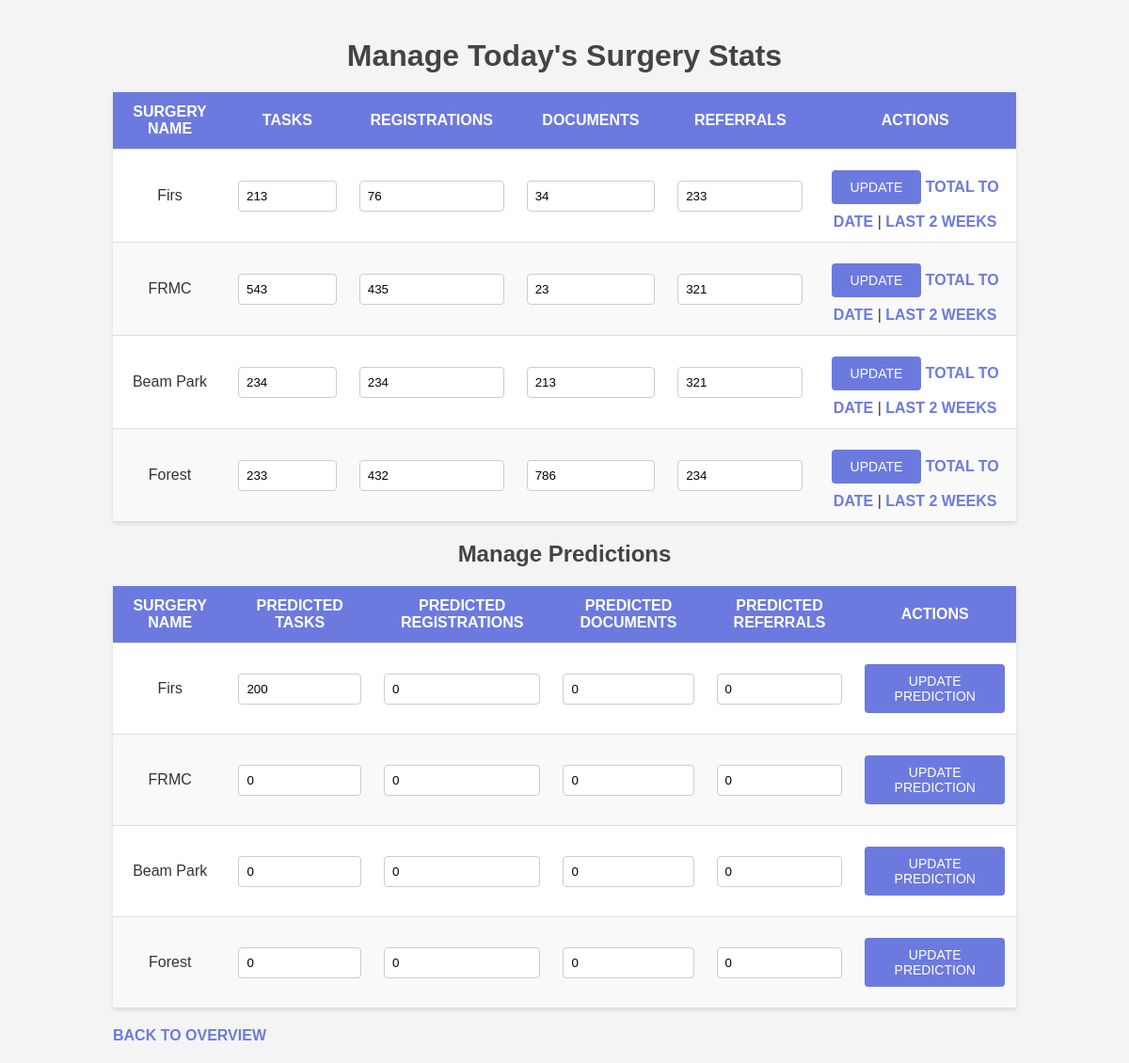
/manage, run on the app's committed database.
### tables this page shows
CREATE TABLE Surgeries (
    SurgeryID INTEGER PRIMARY KEY AUTOINCREMENT,
    SurgeryName TEXT NOT NULL
);

CREATE TABLE SurgeryStats (
    StatID INTEGER PRIMARY KEY AUTOINCREMENT,
    SurgeryID INTEGER,
    Date DATE DEFAULT CURRENT_DATE,
    Tasks INTEGER DEFAULT 0,
    Registrations INTEGER DEFAULT 0,
    Documents INTEGER DEFAULT 0,
    Referrals INTEGER DEFAULT 0,
    FOREIGN KEY (SurgeryID) REFERENCES Surgeries(SurgeryID)
);

CREATE TABLE SurgeryPredictions (
    PredictionID INTEGER PRIMARY KEY AUTOINCREMENT,
    SurgeryID INTEGER,
    Date DATE DEFAULT CURRENT_DATE,
    PredictedTasks INTEGER DEFAULT 0,
    PredictedRegistrations INTEGER DEFAULT 0,
    PredictedDocuments INTEGER DEFAULT 0,
    PredictedReferrals INTEGER DEFAULT 0,
    FOREIGN KEY (SurgeryID) REFERENCES Surgeries(SurgeryID)
);

### app.py (the view, shortened to what this page needs)
@app.route('/manage')
def manage():
    conn = get_db_connection()
    surgeries = conn.execute('SELECT * FROM Surgeries').fetchall()
    today = datetime.now().strftime('%Y-%m-%d')
    yesterday = (datetime.now() - timedelta(1)).strftime('%Y-%m-%d')
    stats = {}
    for surgery in surgeries:
        surgery_id = surgery['SurgeryID']
        today_stat = conn.execute('''
            SELECT *
            FROM SurgeryStats
            WHERE SurgeryID = ? AND Date = ?
        ''', (surgery_id, today)).fetchone()
        yesterday_stat = conn.execute('''
            SELECT *
            FROM SurgeryStats
            WHERE SurgeryID = ? AND Date = ?
        ''', (surgery_id, yesterday)).fetchone()
        prediction = conn.execute('''
            SELECT *
            FROM SurgeryPredictions
            WHERE SurgeryID = ? AND Date = ?
        ''', (surgery_id, today)).fetchone()
        stats[surgery_id] = {
            'today': today_stat,
            'yesterday': yesterday_stat,
            'prediction': prediction
        }
    conn.close()
    return render_template('manage.html', surgeries=surgeries, stats=stats, today=today, yesterday=yesterday)

### app.py (called while the page is built)
def get_db_connection():
    conn = sqlite3.connect('surgery_stats.db')
    conn.row_factory = sqlite3.Row
    return conn

### templates/manage.html (shortened to what this page needs)
<!DOCTYPE html>
<html lang="en">
<head>
    <link rel="stylesheet" href="{{ url_for('static', filename='styles.css') }}">
</head>
<body>
    <div class="container">
        <h1>Manage Today's Surgery Stats</h1>
        <table>
            <thead>
                <tr>
                    <th>Surgery Name</th>
                    <th>Tasks</th>
                    <th>Registrations</th>
                    <th>Documents</th>
                    <th>Referrals</th>
                    <th>Actions</th>
                </tr>
            </thead>
            <tbody>
                {% for surgery in surgeries %}
                <tr>
                    <td>{{ surgery.SurgeryName }}</td>
                    <td>
                        <form action="{{ url_for('update') }}" method="POST">
                            <input type="number" name="tasks" value="{{ stats[surgery.SurgeryID]['today']['Tasks'] }}" required>
                    </td>
                    <td>
                        <input type="number" name="registrations" value="{{ stats[surgery.SurgeryID]['today']['Registrations'] }}" required>
                    </td>
                    <td>
                        <input type="number" name="documents" value="{{ stats[surgery.SurgeryID]['today']['Documents'] }}" required>
                    </td>
                    <td>
                        <input type="number" name="referrals" value="{{ stats[surgery.SurgeryID]['today']['Referrals'] }}" required>
                    </td>
                    <td>
                        <button type="submit">Update</button>
                        <a href="{{ url_for('total', surgery_id=surgery.SurgeryID) }}">Total to Date</a> |
                        <a href="{{ url_for('period', surgery_id=surgery.SurgeryID) }}">Last 2 Weeks</a>
                    </td>
                </tr>
                {% endfor %}
            </tbody>
        </table>
        <h2>Manage Predictions</h2>
        <table>
            <thead>
                <tr>
                    <th>Surgery Name</th>
                    <th>Predicted Tasks</th>
                    <th>Predicted Registrations</th>
                    <th>Predicted Documents</th>
                    <th>Predicted Referrals</th>
                    <th>Actions</th>
                </tr>
            </thead>
            <tbody>
                {% for surgery in surgeries %}
                <tr>
                    <td>{{ surgery.SurgeryName }}</td>
                    <td>
                        <form action="{{ url_for('update_prediction') }}" method="POST">
                            <input type="number" name="predicted_tasks" value="{{ stats[surgery.SurgeryID]['prediction']['PredictedTasks'] }}" required>
                    </td>
                    <td>
                        <input type="number" name="predicted_registrations" value="{{ stats[surgery.SurgeryID]['prediction']['PredictedRegistrations'] }}" required>
                    </td>
                    <td>
                        <input type="number" name="predicted_documents" value="{{ stats[surgery.SurgeryID]['prediction']['PredictedDocuments'] }}" required>
                    </td>
                    <td>
                        <input type="number" name="predicted_referrals" value="{{ stats[surgery.SurgeryID]['prediction']['PredictedReferrals'] }}" required>
                    </td>
                    <td>
                        <button type="submit">Update Prediction</button>
                    </td>
                </tr>
                {% endfor %}
            </tbody>
        </table>
        <a href="{{ url_for('index') }}">Back to Overview</a>
    </div>
</body>
</html>

### static/styles.css (style rules this page uses)
body { font-family: Arial, sans-serif; margin: 0; padding: 0; background-color: #f4f4f4; color: #333; }
.container { width: 80%; margin: 0 auto; padding: 20px; }
h1, h2 { color: #444; text-align: center; margin-bottom: 20px; }
table { width: 100%; border-collapse: collapse; margin-bottom: 20px; background-color: #fff; box-shadow: 0 2px 4px rgba(0, 0, 0, 0.1); }
th, td { padding: 12px; text-align: center; border-bottom: 1px solid #ddd; }
th { background-color: #6c7ae0; color: white; font-weight: bold; text-transform: uppercase; }
tr:nth-child(even) { background-color: #f9f9f9; }
input[type="number"] { width: 100%; padding: 8px; margin: 4px 0; box-sizing: border-box; border: 1px solid #ccc; border-radius: 4px; }
button { background-color: #6c7ae0; color: white; padding: 10px 20px; margin: 10px 0; border: none; border-radius: 4px; cursor: pointer; font-size: 14px; text-transform: uppercase; }
a { color: #6c7ae0; text-decoration: none; font-weight: bold; text-transform: uppercase; }
form { display: inline; }

### data on the page
Surgeries: SurgeryName "Firs"
SurgeryStats: tasks "213", registrations "76", documents "34", referrals "233"
Surgeries: SurgeryName "FRMC"
SurgeryStats: tasks "543", registrations "435", documents "23", referrals "321"
Surgeries: SurgeryName "Beam Park"
SurgeryStats: tasks "234", registrations "234", documents "213", referrals "321"
Surgeries: SurgeryName "Forest"
SurgeryStats: tasks "233", registrations "432", documents "786", referrals "234"
SurgeryPredictions: predicted_tasks "200", predicted_registrations "0", predicted_documents "0", predicted_referrals "0"
SurgeryPredictions: predicted_tasks "0", predicted_registrations "0", predicted_documents "0", predicted_referrals "0"
SurgeryPredictions: predicted_tasks "0", predicted_registrations "0", predicted_documents "0", predicted_referrals "0"
SurgeryPredictions: predicted_tasks "0", predicted_registrations "0", predicted_documents "0", predicted_referrals "0"
